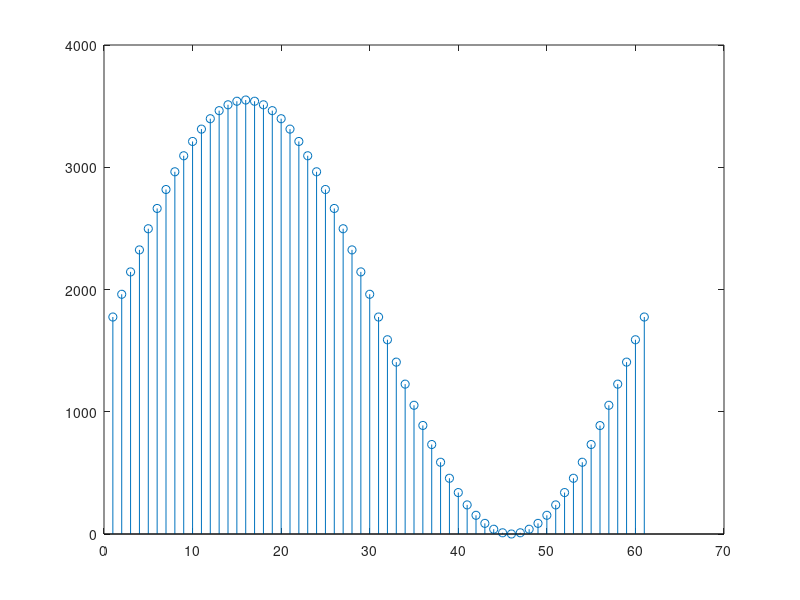

MATLAB code to generate this figure:

%%
clear;clc;
max_pwm_value = 3550;
min_pwm_value = 0;
frequency = 60;
number_of_points_in_one_cycle = 60;
%%
i = 0:number_of_points_in_one_cycle;
t = 1/60/number_of_points_in_one_cycle;
fprintf('interruption period: %.2f nandoseconds\n', t*10^9)
t = t.*i;

%%
wave = (max_pwm_value/2)*sin(2*pi*frequency.*t)+(max_pwm_value/2);
wave = cast(wave,'uint16');
stem(wave);

%%

string_c = '{';

for i = 1:length(wave) - 1 
    string_c = strcat(string_c,int2str(wave(i)));
    string_c = strcat(string_c,' , ');
end
string_c = strcat(string_c,'}');
disp('senoid values array')
disp(string_c)